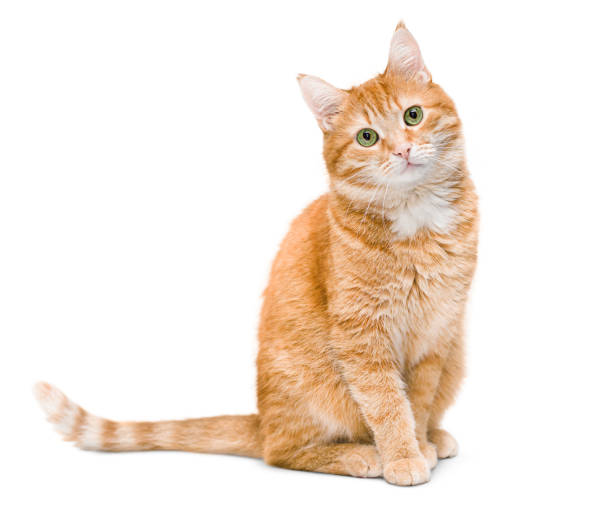
#> input picture images/cat.jpg, 612 x 531 px, found by its file name
$ jupyter execute corner_detectors.ipynb   (shell and % lines are left out)
#> lines starting #> are read from the running program, lines starting #| are printed output that depends on the picture; after the words box and inside, x2 and y2 are one past the last pixel; in counts of white or black regions, pixels touching at a corner belong together
### src/moravec.py
import cv2
import numpy as np

def moravec_corner_detector(img_gray, window_size=3, threshold=10000):
    corners = np.zeros_like(img_gray, dtype=np.float32)
    offset = window_size // 2

    for dy in [-1, 0, 1]:
        for dx in [-1, 0, 1]:
            if dx == 0 and dy == 0:
                continue
            shifted = np.roll(img_gray, shift=(dy, dx), axis=(0, 1))
            ssd = (img_gray - shifted) ** 2
            corners += cv2.boxFilter(ssd, -1, (window_size, window_size))

    corners[corners < threshold] = 0
    return corners

### notebooks/corner_detectors.ipynb
[cell 1]
import sys
import os
sys.path.append(os.path.abspath('..'))  # geht eine Ebene nach oben im Dateisystem

[cell 2]
import cv2
import numpy as np
import matplotlib.pyplot as plt
from src.moravec import moravec_corner_detector
#from corner_detectors.harris import harris_corner_detector

# für saubere Darstellung in Jupyter

[cell 3]
# Lade ein Bild in Graustufen
img_path = '/Users/thomasschultze/Downloads/OpenCV_Git_clone/OpenCV/images/cat.jpg'  # Pfad zum Bild anpassen, falls nötig
img_gray = cv2.imread(img_path, cv2.IMREAD_GRAYSCALE)
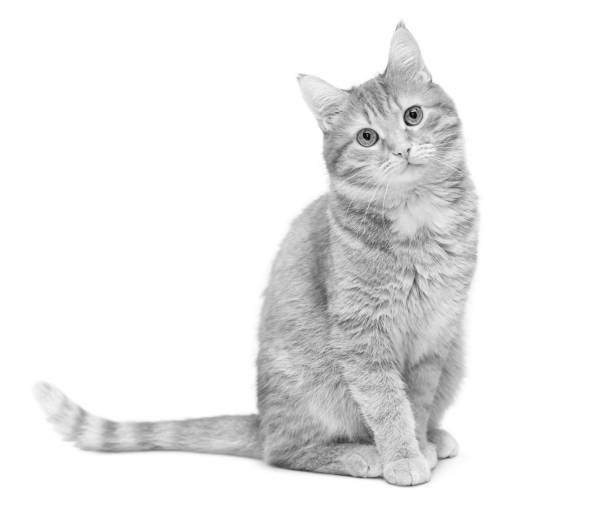
#> img_gray: shape (531, 612); min 0, max 255, mean 236.7

if img_gray is None:
    raise FileNotFoundError(f"Bild konnte nicht geladen werden: {img_path}")

plt.imshow(img_gray, cmap='gray')
plt.title('Original Image')
plt.axis('off')
plt.show()

You have to adjust the threshold here (between 10 - 1000)

[cell 4]
# Moravec anwenden
corner_response = moravec_corner_detector(img_gray, window_size=3, threshold=500)
#> after the loop in moravec_corner_detector, `for dy in [-1, 0, 1]:`:
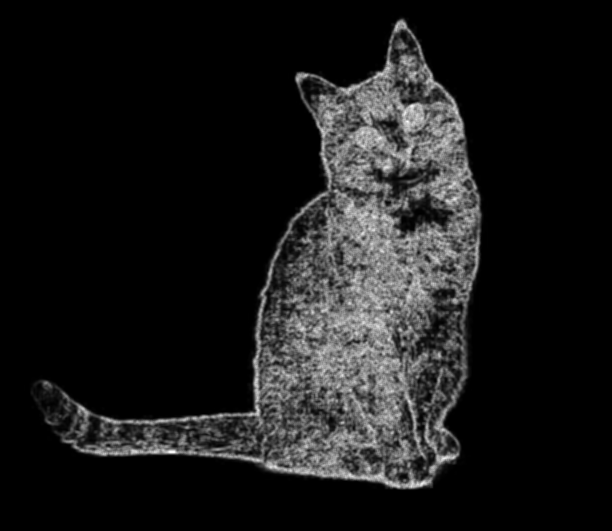
#> corners: shape (531, 612) float32; min 0, max 1149, mean 117.6; drawn with min black and max white
#> after the loop in moravec_corner_detector, `for dy in [-1, 0, 1]:`:
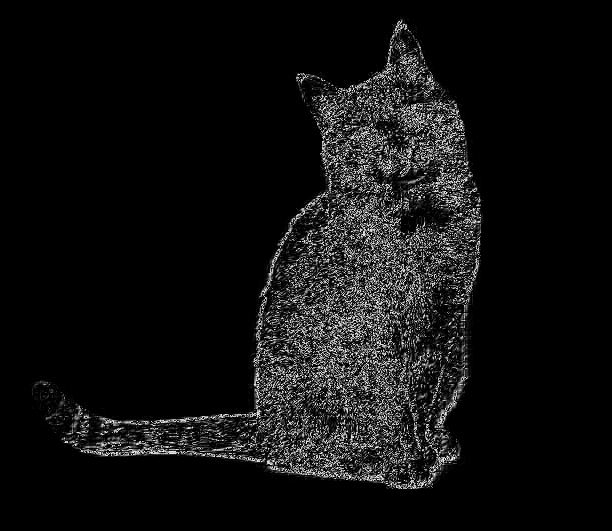
#> ssd: shape (531, 612); min 0, max 249, mean 16.9
#> in moravec_corner_detector, `corners[corners < threshold] = 0`:
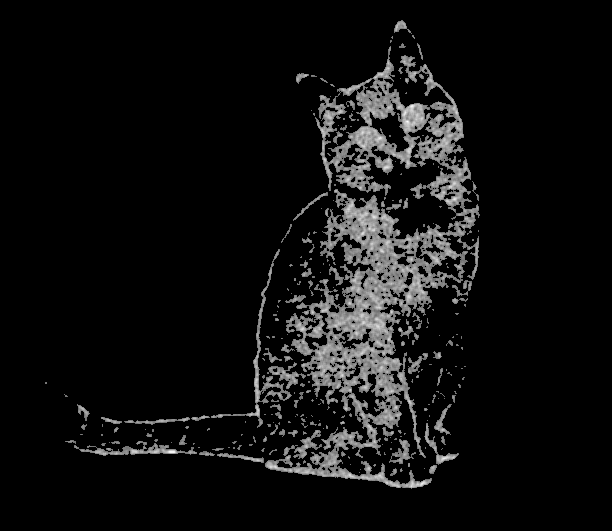
#> corners: shape (531, 612) float32; 18.12% of pixels changed, all inside (x1, y1, x2, y2) = (23, 14, 489, 496); drawn with min black and max white

# Ecken extrahieren (alle Positionen mit Wert > 0)
corner_coords = np.argwhere(corner_response > 0)
#> corner_coords = 36085 pairs, first value 20 to 488, second value 45 to 479

[cell 5]
print("Maximaler Corner-Wert:", np.max(corner_response))
#| Maximaler Corner-Wert: 1149.0
print("Anzahl erkannter Ecken:", np.sum(corner_response))
#| Anzahl erkannter Ecken: 23151924.0

[cell 6]
# Farbbild zum Anzeigen erzeugen
img_vis = cv2.cvtColor(img_gray, cv2.COLOR_GRAY2BGR)

# Ecken markieren
for y, x in corner_coords:
    cv2.circle(img_vis, (x, y), 2, (0, 255, 0), -1)  # kleine grüne Punkte
#> this loop made 36085 passes
#> (y, x) on passes 1 to 3: (20, 401), (20, 402), (21, 398)
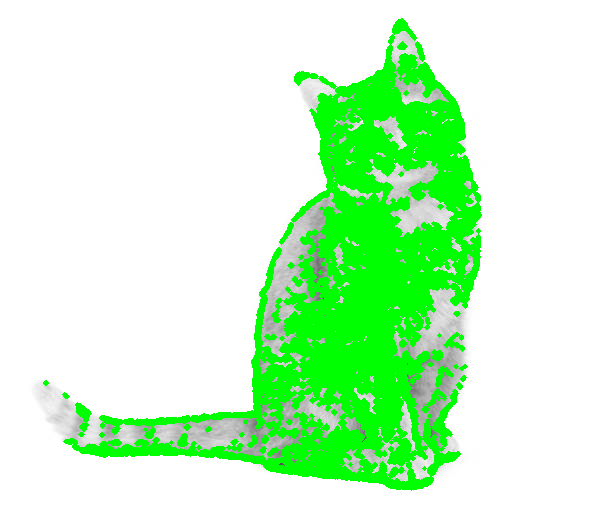
#> img_vis: shape (531, 612, 3); mean B, G, R 202.8, 250.2, 202.8

plt.imshow(cv2.cvtColor(img_vis, cv2.COLOR_BGR2RGB))
plt.title('Moravec Corners')
plt.axis('off')
plt.show()
